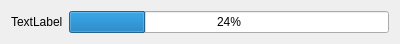
<?xml version="1.0" encoding="UTF-8"?>
<ui version="4.0">
 <class>SmallWidget</class>
 <widget class="QWidget" name="SmallWidget">
  <property name="geometry">
   <rect>
    <x>0</x>
    <y>0</y>
    <width>400</width>
    <height>38</height>
   </rect>
  </property>
  <property name="windowTitle">
   <string>Form</string>
  </property>
  <layout class="QHBoxLayout" name="horizontalLayout">
   <item>
    <widget class="QLabel" name="label">
     <property name="text">
      <string>TextLabel</string>
     </property>
    </widget>
   </item>
   <item>
    <widget class="QProgressBar" name="progressBar">
     <property name="value">
      <number>24</number>
     </property>
    </widget>
   </item>
  </layout>
 </widget>
 <resources/>
 <connections/>
</ui>
